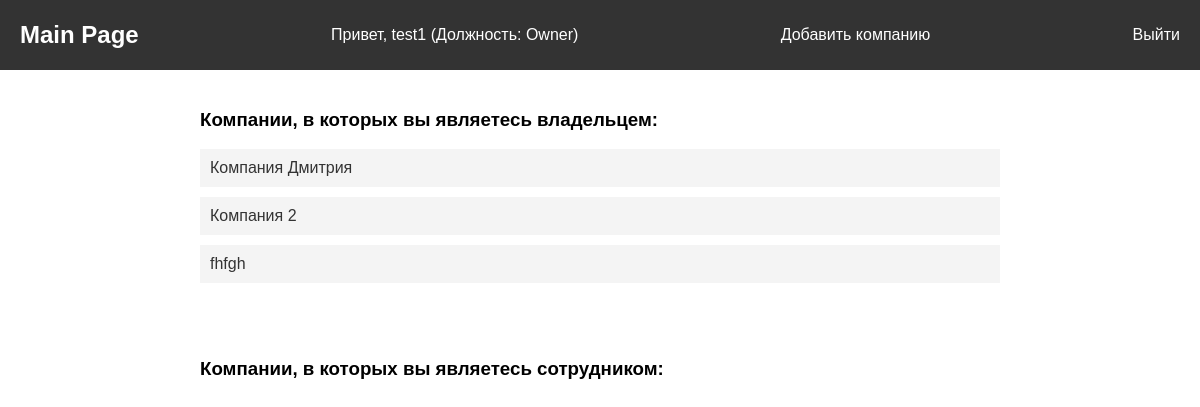
Screenshot of /main (signed in) with the database file from the repository.
### app.py (models this page shows)
class User(Base):
    __tablename__ = 'user'
    user_id = Column(Integer, primary_key=True)
    username = Column(String, unique=True)
    email = Column(String, unique=True)
    password = Column(LargeBinary)
    company_staff = relationship("CompanyStaff", back_populates="user")
    user_role_id = Column(Integer, ForeignKey('user_role.user_role_id'))
    user_role = relationship("UserRole", back_populates="users")

class UserRole(Base):
    __tablename__ = 'user_role'
    user_role_id = Column(Integer, primary_key=True)
    user_role_name = Column(String)
    users = relationship("User", back_populates="user_role")

class Company(Base):
    __tablename__ = 'company'
    company_id = Column(Integer, primary_key=True)
    name = Column(String)
    company_owner = Column(Integer, ForeignKey('user.user_id'))
    owner = relationship("User")
    staff = relationship("CompanyStaff", back_populates="company")
    agile_tables = relationship("AgileTable", back_populates="company")
    chat = relationship("CompanyChat", back_populates="company")

### app.py (the view)
@app.route('/main')
def main():
    if 'user_id' in session:
        user_id = session['user_id']
        owned_companies = Session.query(Company).filter_by(company_owner=user_id).all()
        user_companies = Session.query(Company).join(CompanyStaff).filter(CompanyStaff.user_id == user_id).all()
        user = Session.query(User).filter_by(user_id=user_id).first()
        user_role_id = user.user_role_id
        user_role = Session.query(UserRole).filter_by(user_role_id=user_role_id).first().user_role_name
        return render_template('main.html', username=session['username'], user_id=user_id,
                               owned_companies=owned_companies, user_companies=user_companies, user_role=user_role)
    else:
        return redirect('/login')

### templates/main.html (shortened to what this page needs)
<!DOCTYPE html>
<html lang="ru">
<head>
    <link rel="stylesheet" href="../static/main.css">
</head>
<body>
    <div class="navbar">
        <h2>Main Page</h2>
        <p>Привет, {{ username }} (Должность: {{ user_role }})</p>
        <a href="/add_company">Добавить компанию</a>
        <a href="/logout">Выйти</a>
    </div>
    <div class="container">
        <h3>Компании, в которых вы являетесь владельцем:</h3>
        <ul class="company-list">
            {% for company in owned_companies %}
                <li><a href="/company/{{ company.company_id }}">{{ company.name }}</a></li>
            {% endfor %}
        </ul>
    </div>
    <div class="container">
        <h3>Компании, в которых вы являетесь сотрудником:</h3>
    </div>
</body>
</html>

### static/main.css (style rules this page uses)
body { font-family: Arial, sans-serif; margin: 0; padding: 0; }
.container { max-width: 800px; margin: 0 auto; padding: 20px; }
.navbar { display: flex; justify-content: space-between; align-items: center; background-color: #333; color: #fff; padding: 10px 20px; }
.navbar h2 { margin: 0; }
.navbar a { color: #fff; text-decoration: none; margin-left: 10px; }
.company-list { list-style-type: none; padding: 0; }
.company-list li { margin-bottom: 10px; }
.company-list li a { text-decoration: none; color: #333; background-color: #f4f4f4; padding: 10px; display: block; }

### rows the page displays
User: username "test1"
UserRole: user_role_name "Owner"
Company: name "Компания Дмитрия"
Company: name "Компания 2"
Company: name "fhfgh"
